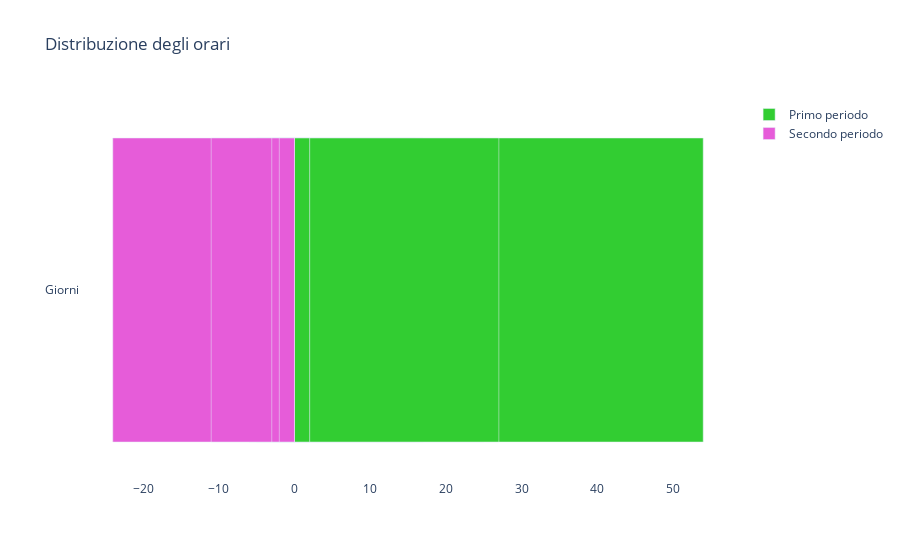

Notebook code for this chart:
### Code cell
piramide = go.Figure()

piramide.add_trace(go.Bar(x = dados_faixa_etaria_homens,
                         y = faixa_etaria,
                         orientation = "h",
                         name = "Primo periodo",
                         marker = dict(color = "#32CD32")))

piramide.add_trace(go.Bar(x = -dados_faixa_etaria_mulheres,
                         y = faixa_etaria,
                         orientation = "h",
                         name = "Secondo periodo",
                         marker = dict(color = "#E65CD9")))

piramide.update_layout(barmode = "overlay",
                      title = "Distribuzione degli orari",

                      plot_bgcolor = "white")

piramide.show()

### Figure 1 — Plotly figure (JSON) as saved in the notebook; plotly's stock layout.template omitted (floating-point values rounded to 4 significant figures)
{"data": [{"marker": {"color": "#32CD32"}, "name": "Primo periodo", "orientation": "h", "type": "bar", "x": [54, 16, 17, 25, 27, 2, 2], "y": [" Giorni", " Giorni", " Giorni", " Giorni", " Giorni", " Giorni", " Giorni"]}, {"marker": {"color": "#E65CD9"}, "name": "Secondo periodo", "orientation": "h", "type": "bar", "x": [-24, -6, -5, -11, -3, 0, -2], "y": [" Giorni", " Giorni", " Giorni", " Giorni", " Giorni", " Giorni", " Giorni"]}], "layout": {"barmode": "overlay", "plot_bgcolor": "white", "title": {"text": "Distribuzione degli orari"}}}
